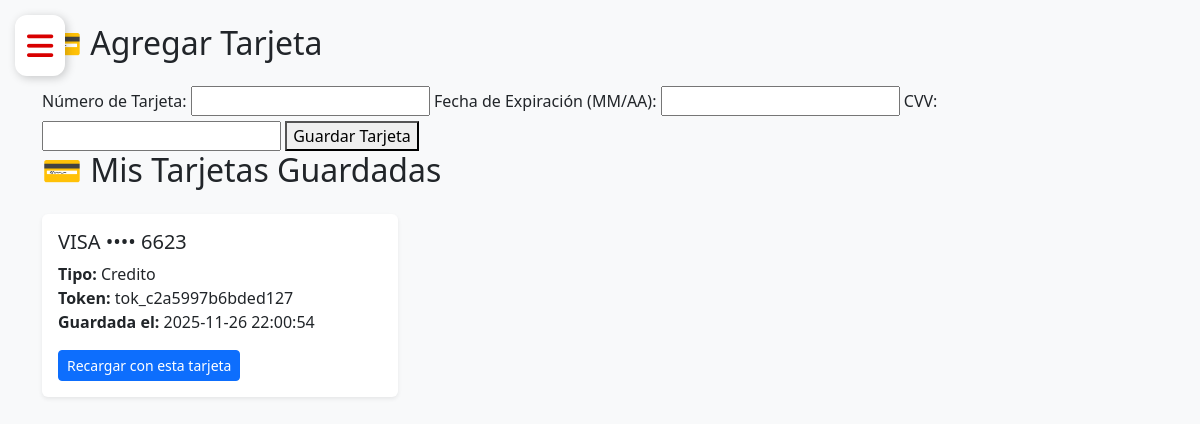
The page /billetera.php (signed in) on the database its author committed.
### tables this page shows
CREATE TABLE `tarjetas_tokenizadas` (
  `id` int(11) NOT NULL,
  `id_usuario` int(11) DEFAULT NULL,
  `token_tarjeta` varchar(255) NOT NULL,
  `ultimos_4` varchar(4) NOT NULL,
  `tipo_tarjeta` varchar(50) DEFAULT NULL,
  `marca` varchar(50) DEFAULT NULL,
  `creada_en` datetime DEFAULT current_timestamp()
);

### billetera.php (the view, shortened to what this page needs)
<?php
require_once __DIR__ . '/lib/conexion.php';
$id_usuario = $_SESSION['id_usuario'];
$sql = "SELECT id, token_tarjeta, ultimos_4, tipo_tarjeta, marca, creada_en
        FROM tarjetas_tokenizadas
        WHERE id_usuario = ?";
$stmt = $conn->prepare($sql);
$stmt->bind_param("i", $id_usuario);
$stmt->execute();
$result = $stmt->get_result();
?>
<!DOCTYPE html>
<html lang="es">
<head>
    <link rel="stylesheet" href="assets/css/bootstrap.min.css">
    <link rel="stylesheet" href="assets/css/estilos.css">
    <link href="https://cdn.jsdelivr.net/npm/bootstrap@5.3.8/dist/css/bootstrap.min.css" rel="stylesheet">
    <link rel="stylesheet" href="https://cdnjs.cloudflare.com/ajax/libs/font-awesome/6.5.0/css/all.min.css">
</head>
<body class="bg-light">
<?php include("menu.php")?>
<div class="container mt-4">
    <h2 class="mb-4">💳 Agregar Tarjeta</h2>
     <?php include("agregar-tarjeta.php")?>
    <h2 class="mb-4">💳 Mis Tarjetas Guardadas</h2>
    <?php if ($result->num_rows === 0): ?>
        <div class="alert alert-info">
            No tienes tarjetas guardadas aún.
        </div>
    <?php else: ?>
        <div class="row row-cols-1 row-cols-md-3 g-4">
        <?php while ($row = $result->fetch_assoc()): ?>
            <div class="col">
                <div class="card shadow-sm border-0">
                    <div class="card-body">
                        <h5 class="card-title">
                            <?= strtoupper($row['marca']) ?> •••• <?= $row['ultimos_4'] ?>
                        </h5>
                        <p class="card-text">
                            <strong>Tipo:</strong> <?= ucfirst($row['tipo_tarjeta']) ?><br>
                            <strong>Token:</strong> <?= $row['token_tarjeta'] ?><br>
                            <strong>Guardada el:</strong> <?= $row['creada_en'] ?>
                        </p>
                        <a href="recargar.php?tarjeta=<?= $row['id'] ?>" class="btn btn-primary btn-sm">
                            Recargar con esta tarjeta
                        </a>
                    </div>
                </div>
            </div>
        <?php endwhile; ?>
        </div>
    <?php endif; ?>
</div>
</body>
</html>

### assets/css/estilos.css (style rules this page uses)
body { margin: 0; font-family: Arial, sans-serif; background: #f2f2f2; }

### rows shown on the page
tarjetas_tokenizadas: marca "VISA", ultimos_4 "6623", tipo_tarjeta "Credito", token_tarjeta "tok_c2a5997b6bded127", creada_en "2025-11-26 22:00:54"
